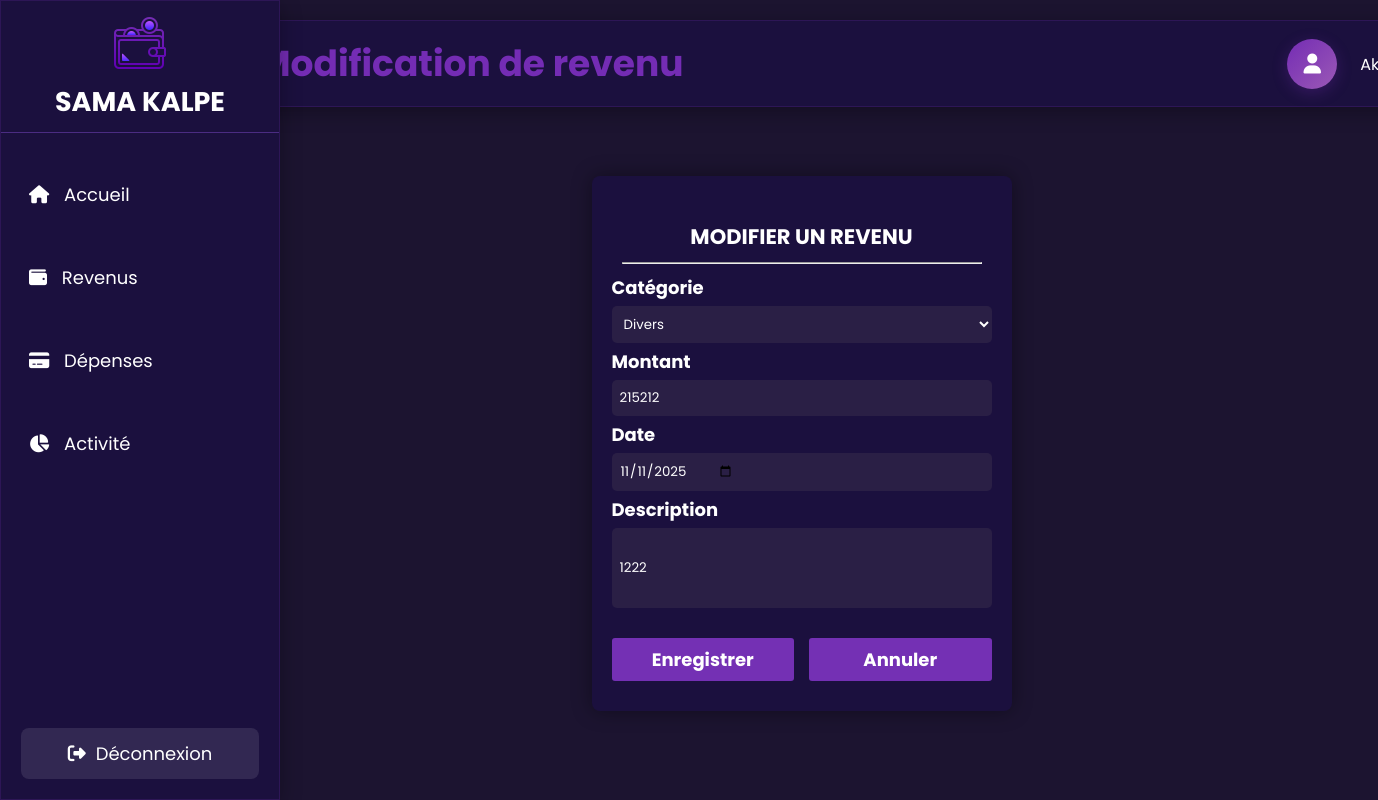
The app's page /modif_revenu.php?id=1236 (signed in), older data.
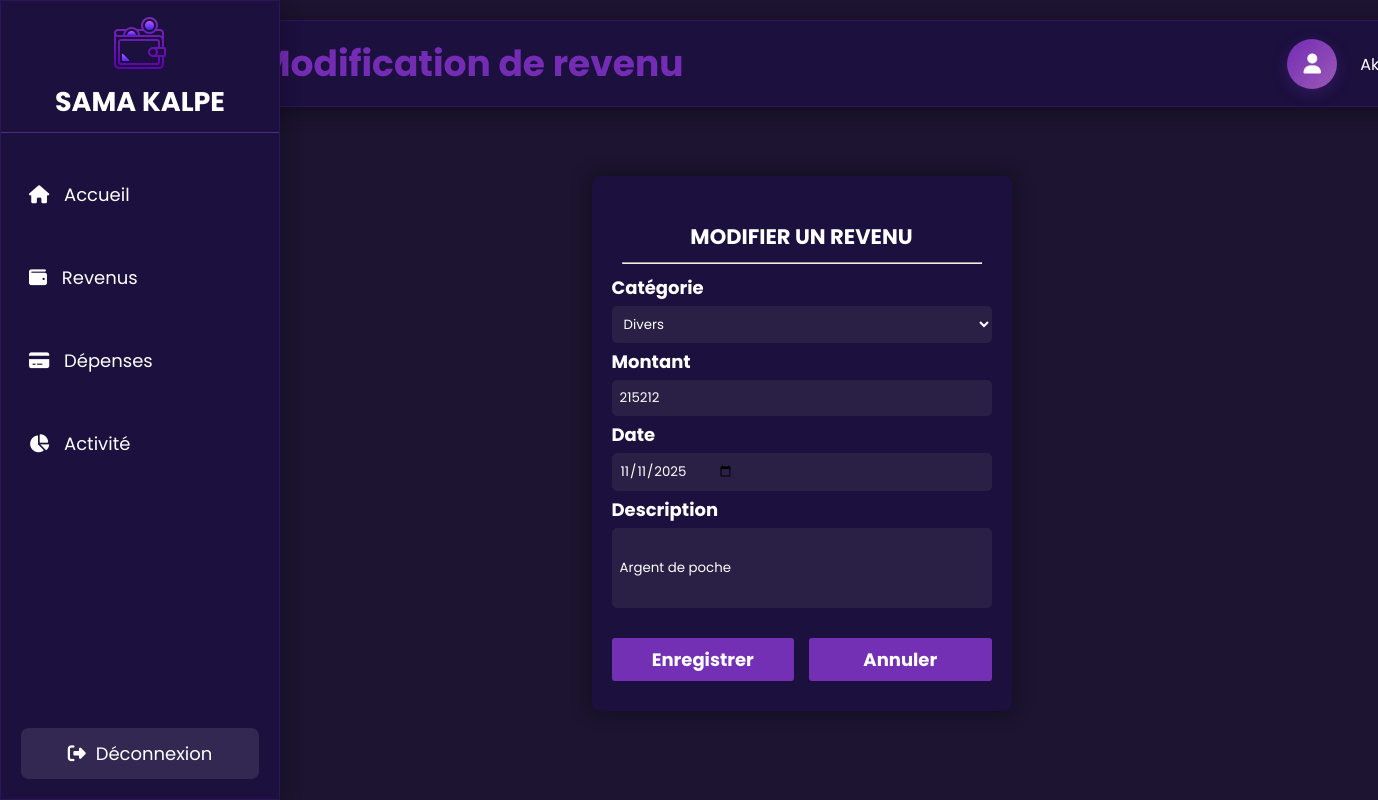
The same page, newer data.
### tables this page shows
CREATE TABLE IF NOT EXISTS `operation` (
  `ID_OPERATIONS_` int UNSIGNED NOT NULL AUTO_INCREMENT,
  `ID_UTILISATEUR` int NOT NULL,
  `ID_CATEGORIE` int NOT NULL,
  `MONTANT` int DEFAULT NULL,
  `DATE_OPERATION` date DEFAULT NULL,
  `DESCRIPTION` varchar(255) DEFAULT NULL,
  PRIMARY KEY (`ID_OPERATIONS_`),
  KEY `FK_OPERATIO_APPARTENI_CATEGORI` (`ID_CATEGORIE`),
  KEY `FK_OPERATIO_EFFECTUER_UTILISAT` (`ID_UTILISATEUR`)
);

CREATE TABLE IF NOT EXISTS `categorie` (
  `ID_CATEGORIE` int NOT NULL AUTO_INCREMENT,
  `ID_TYPE` int NOT NULL,
  `NOM_CATEGORIE` varchar(255) DEFAULT NULL,
  PRIMARY KEY (`ID_CATEGORIE`),
  KEY `ID_TYPE` (`ID_TYPE`)
);

### modif_revenu.php (the view, shortened to what this page needs)
<?php
require_once __DIR__ . '/config/config.php';
$userId = $_SESSION['id'];
$stmt = $mysqlClient->prepare("SELECT NOM_UTILISATEUR, PRENOM FROM utilisateur WHERE ID_UTILISATEUR = ?");
$stmt->execute([$userId]);
$user = $stmt->fetch();
$operationId = (int) $_GET['id'];
$stmt = $mysqlClient->prepare("SELECT O.*
  FROM operation O
  JOIN categorie C ON C.ID_CATEGORIE = O.ID_CATEGORIE
  JOIN type T ON T.ID_TYPE = C.ID_TYPE
  WHERE O.ID_OPERATIONS_ = ? AND O.ID_UTILISATEUR = ? AND T.NOM_TYPE = 'Revenu'");
$stmt->execute([$operationId, $userId]);
$operation = $stmt->fetch(PDO::FETCH_ASSOC);
$catsStmt = $mysqlClient->prepare("SELECT C.* FROM categorie C JOIN type T ON T.ID_TYPE = C.ID_TYPE WHERE T.NOM_TYPE = 'Revenu' ORDER BY C.NOM_CATEGORIE ASC");
$catsStmt->execute();
$categories = $catsStmt->fetchAll(PDO::FETCH_ASSOC);
?>
<!DOCTYPE html>
<html lang="fr">
<head>
        <link rel="stylesheet" href="https://cdnjs.cloudflare.com/ajax/libs/font-awesome/6.6.0/css/all.min.css">
    <link rel="stylesheet" href="CSS/inscription.css">
    <link rel="stylesheet" href="CSS/revenu.css">
    <link rel="stylesheet" href="CSS/sidebar.css">
     <link rel="stylesheet" href="CSS/head.css">
    <link rel="stylesheet" href="CSS/dropdown.css">
</head>
<body>
    <div class="main-content">
     <header class="head"><h1>Modification de revenu</h1>
        <div class="profil">
          <a href="profil.php" class="btn-p">
            <i class="fa-solid fa-user"></i>
          </a>
          <div class="user-dropdown">
            <span class="user-name" onclick="toggleDropdown()"><?php echo $user['NOM_UTILISATEUR']; ?></span>
          </div>
        </div>
    </header>
    <form id="ajout-revenu" method="post" action="">
        <h3>MODIFIER UN REVENU</h3>
        <hr>
        <div>
            <label for="CATEGORIE">Catégorie</label>
            <select id="CATEGORIE" name="categorie" required>
                <?php foreach ($categories as $cat): ?>
                    <option value="<?= $cat['ID_CATEGORIE'] ?>" <?= ($operation['ID_CATEGORIE'] == $cat['ID_CATEGORIE']) ? 'selected' : '' ?>>
                        <?= htmlspecialchars($cat['NOM_CATEGORIE']) ?>
                    </option>
                <?php endforeach; ?>
            </select>
        </div>
        <div>
            <label for="montant">Montant</label>
            <input type="number" id="montant" name="montant" value="<?= htmlspecialchars($operation['MONTANT']) ?>" placeholder="Ex: 1000" required>
        </div>
        <div>
            <label for="date">Date</label>
            <input type="date" id="date" name="date" max="<?= date('Y-m-d'); ?>" value="<?= htmlspecialchars(date('Y-m-d', strtotime($operation['DATE_OPERATION']))) ?>" required>
        </div>
        <div>
            <label for="note">Description</label>
            <input class="desc" id="note" name="note" value="<?= htmlspecialchars($operation['DESCRIPTION'] ?? '') ?>" placeholder="Ex: salaire">
        </div>
        <div class="conf">
            <input type="submit" value="Enregistrer" class="btn-enregistrer">
            <input type="button" value="Annuler" class="btn-annuler" onclick="window.location.href='revenus.php'">
        </div>
    <aside class="sidebar">
        <div  class="titre">
      <a href="accueil.php"><img src="icone/logo.png" alt="logo" class="logo" style="cursor: pointer;" ></a>
      <h1>SAMA KALPE</h1>
      </div>
      <ul>
        <li><a href="accueil.php" style="text-decoration: none;color:white"><i class="fa-solid fa-house"></i> Accueil</a></li>
        <li><a href="revenus.php" style="text-decoration: none;color:white"><i class="fa-solid fa-wallet"></i> Revenus</a></li>
        <li><a href="depenses.php" style="text-decoration: none;color:white"><i class="fa-solid fa-credit-card"></i> Dépenses</a></li>
        <li><a href="activite.php" style="text-decoration: none;color:white"><i class="fa-solid fa-chart-pie"></i> Activité</a></li>
      </ul>
      <div class="sidebar-footer">
        <a href="deconnexion.php" class="logout-sidebar">
          <i class="fa-solid fa-sign-out-alt"></i> Déconnexion
        </a>
      </div>
    </aside>
    </form>
    </div>
</body>
</html>

Row changes from the older to the newer data that the page shows:
changed operation "Divers": note "1222" → "Argent de poche"
